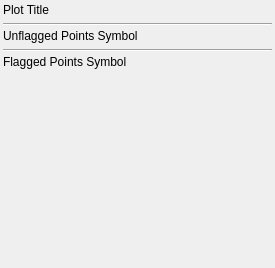
<ui version="4.0" >
 <class>DisplayTab</class>
 <widget class="QWidget" name="DisplayTab" >
  <property name="geometry" >
   <rect>
    <x>0</x>
    <y>0</y>
    <width>275</width>
    <height>268</height>
   </rect>
  </property>
  <property name="maximumSize" >
   <size>
    <width>275</width>
    <height>16777215</height>
   </size>
  </property>
  <property name="windowTitle" >
   <string>PlotMS Display Tab</string>
  </property>
  <layout class="QVBoxLayout" >
   <property name="spacing" >
    <number>3</number>
   </property>
   <property name="leftMargin" >
    <number>3</number>
   </property>
   <property name="topMargin" >
    <number>3</number>
   </property>
   <property name="rightMargin" >
    <number>3</number>
   </property>
   <property name="bottomMargin" >
    <number>3</number>
   </property>
   <item>
    <widget class="QLabel" name="titleLabel" >
     <property name="text" >
      <string>Plot Title</string>
     </property>
     <property name="textFormat" >
      <enum>Qt::RichText</enum>
     </property>
    </widget>
   </item>
   <item>
    <widget class="QFrame" name="titleFrame" >
     <property name="frameShape" >
      <enum>QFrame::NoFrame</enum>
     </property>
     <property name="frameShadow" >
      <enum>QFrame::Raised</enum>
     </property>
    </widget>
   </item>
   <item>
    <widget class="Line" name="line_2" >
     <property name="orientation" >
      <enum>Qt::Horizontal</enum>
     </property>
    </widget>
   </item>
   <item>
    <widget class="QLabel" name="unflaggedLabel" >
     <property name="text" >
      <string>Unflagged Points Symbol</string>
     </property>
     <property name="textFormat" >
      <enum>Qt::RichText</enum>
     </property>
    </widget>
   </item>
   <item>
    <widget class="QFrame" name="unflaggedFrame" >
     <property name="frameShape" >
      <enum>QFrame::NoFrame</enum>
     </property>
     <property name="frameShadow" >
      <enum>QFrame::Raised</enum>
     </property>
    </widget>
   </item>
   <item>
    <widget class="Line" name="line" >
     <property name="orientation" >
      <enum>Qt::Horizontal</enum>
     </property>
    </widget>
   </item>
   <item>
    <widget class="QLabel" name="flaggedLabel" >
     <property name="text" >
      <string>Flagged Points Symbol</string>
     </property>
     <property name="textFormat" >
      <enum>Qt::RichText</enum>
     </property>
    </widget>
   </item>
   <item>
    <widget class="QFrame" name="flaggedFrame" >
     <property name="frameShape" >
      <enum>QFrame::NoFrame</enum>
     </property>
     <property name="frameShadow" >
      <enum>QFrame::Raised</enum>
     </property>
    </widget>
   </item>
   <item>
    <spacer>
     <property name="orientation" >
      <enum>Qt::Vertical</enum>
     </property>
     <property name="sizeHint" >
      <size>
       <width>20</width>
       <height>291</height>
      </size>
     </property>
    </spacer>
   </item>
  </layout>
 </widget>
 <resources/>
 <connections/>
</ui>
